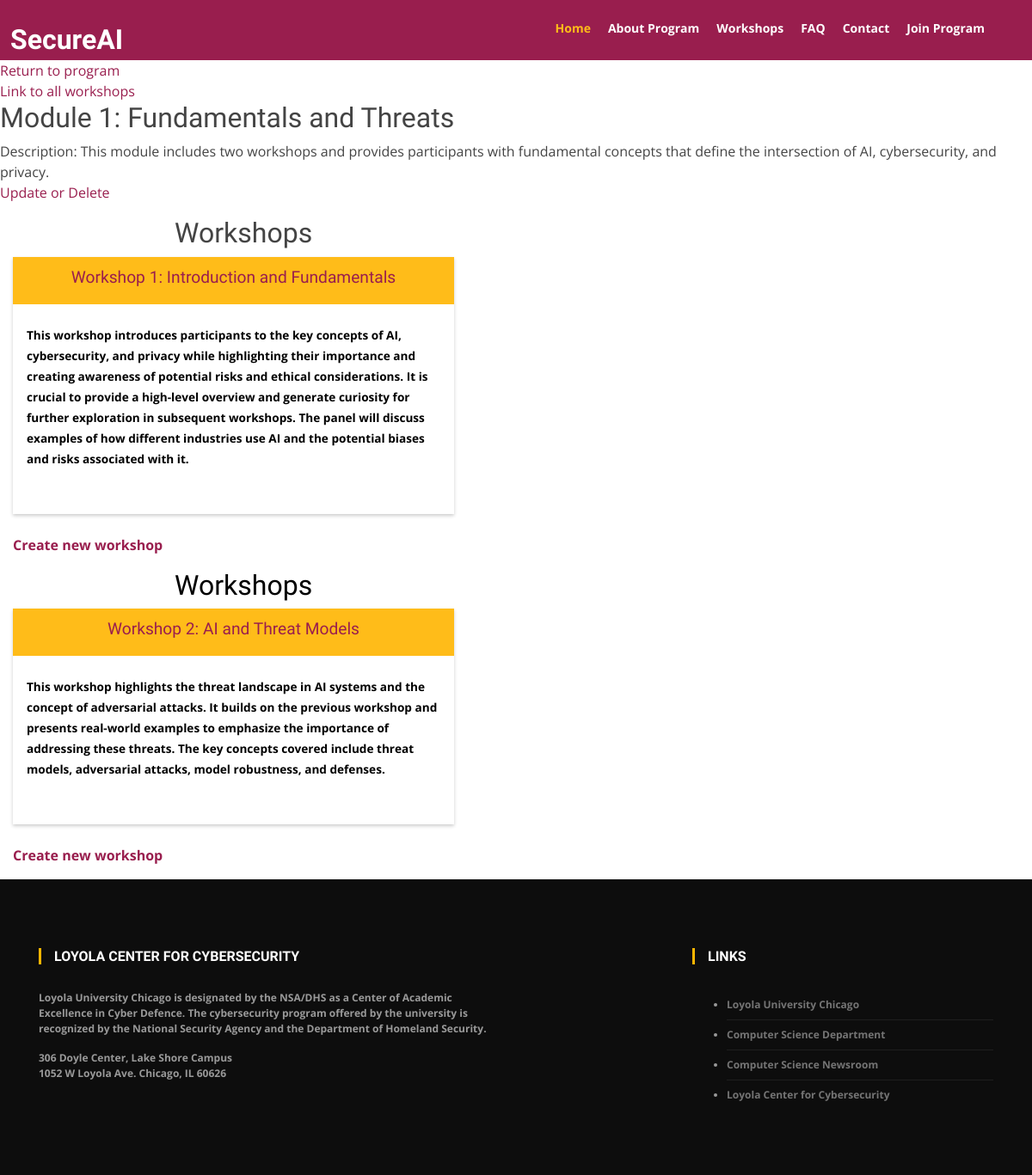
Page /module/1 on the earlier database version.
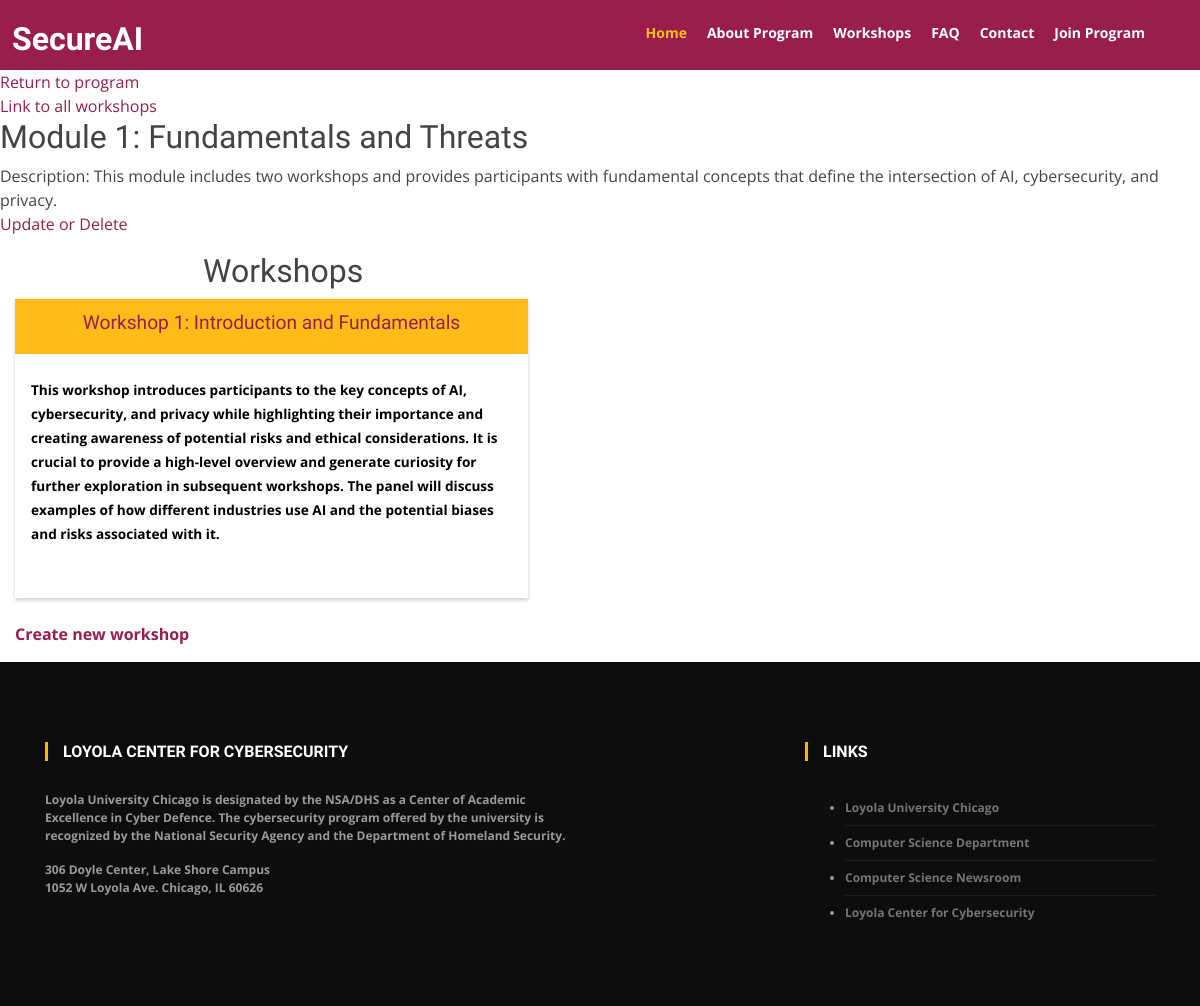
Same page on the later database version.
### website/models.py (models this page shows, shortened)
class Workshop(models.Model):
    title = models.CharField(max_length=255, null=True, blank=True)
    description = models.TextField(null=True, blank=True)
    duration = models.IntegerField(null=True, blank=True)
    category = models.CharField(max_length=255, null=True, blank=True)
    is_published = models.BooleanField(null=True, blank=True)
    order = models.IntegerField(null=True, blank=True)
    date = models.DateField(null=True, blank=True)
    notes = models.TextField(null=True, blank=True)
    files = models.FileField(null=True, blank=True)
    this_lab = models.ForeignKey("Lab", on_delete=models.CASCADE, null=True, blank=True)
    this_instructors = models.ManyToManyField("Instructor", null=True, blank=True)
    this_module = models.ForeignKey(Module, on_delete=models.CASCADE, null=True, blank=True)

### website/views.py (the view)
# urls.py: path('module/<int:order>', views.module_detail_view, name='module_detail_view'),
def module_detail_view(request, order):
    module = Module.objects.get(order = order)
    context = {
        'module': module
    }
    return render(request, "moduledetail.html", context)

### website/templates/moduledetail.html (shortened to what the changed rows need)
<!DOCTYPE html>
<html lang="en">
<head>
</head>
<body>
        <link href="/static/assets/vendor/bootstrap/css/bootstrap.min.css" rel="stylesheet">
        <link href="/static/assets/vendor/icofont/icofont.min.css" rel="stylesheet">
        <link href="/static/assets/vendor/boxicons/css/boxicons.min.css" rel="stylesheet">
        <link href="/static/assets/vendor/animate.css/animate.min.css" rel="stylesheet">
        <link href="/static/assets/vendor/venobox/venobox.css" rel="stylesheet">
        <link href="/static/assets/vendor/aos/aos.css" rel="stylesheet">
        <link href="/static/assets/css/style.css" rel="stylesheet">
<body>
    <h2>{{ module.title }}</h2>
    {% for workshop in module.this_workshops.all %}
    <div class="col-lg-6 aos-init aos-animate" data-aos="fade-up">
        <h2 style="position: relative;left:33%">Workshops</h2>
        <div class="portfolio_card"style="width:90%">
            <div class="card-title">
                <h3><a href="http://127.0.0.1:8000/workshop/{{workshop.order}}">
                    <h4>{{ workshop.title }}</h4>
                    </a>
            </div>
            <div class="card-body">
                <p>
                    <b style="color: #000000; font-weight: bold;">{{ workshop.description }}
                    <br>
                    <br>
                </p>
            </div>
        </div>
        <p><a href="http://127.0.0.1:8000/workshop/create">Create new workshop</a></p>
    </div>
    {% endfor %}
</body>
</html>

Differences in the rows shown:
no longer on this page (row edited): Workshop: title "Workshop 2: AI and Threat Models", description "This workshop highlights the threat landscape in AI systems and the concept of adversarial attacks. It builds on the previous workshop and presents real-world examples to emphasize the importance of addressing these threats. The key concepts covered include threat models, adversarial attacks, model robustness, and defenses."
